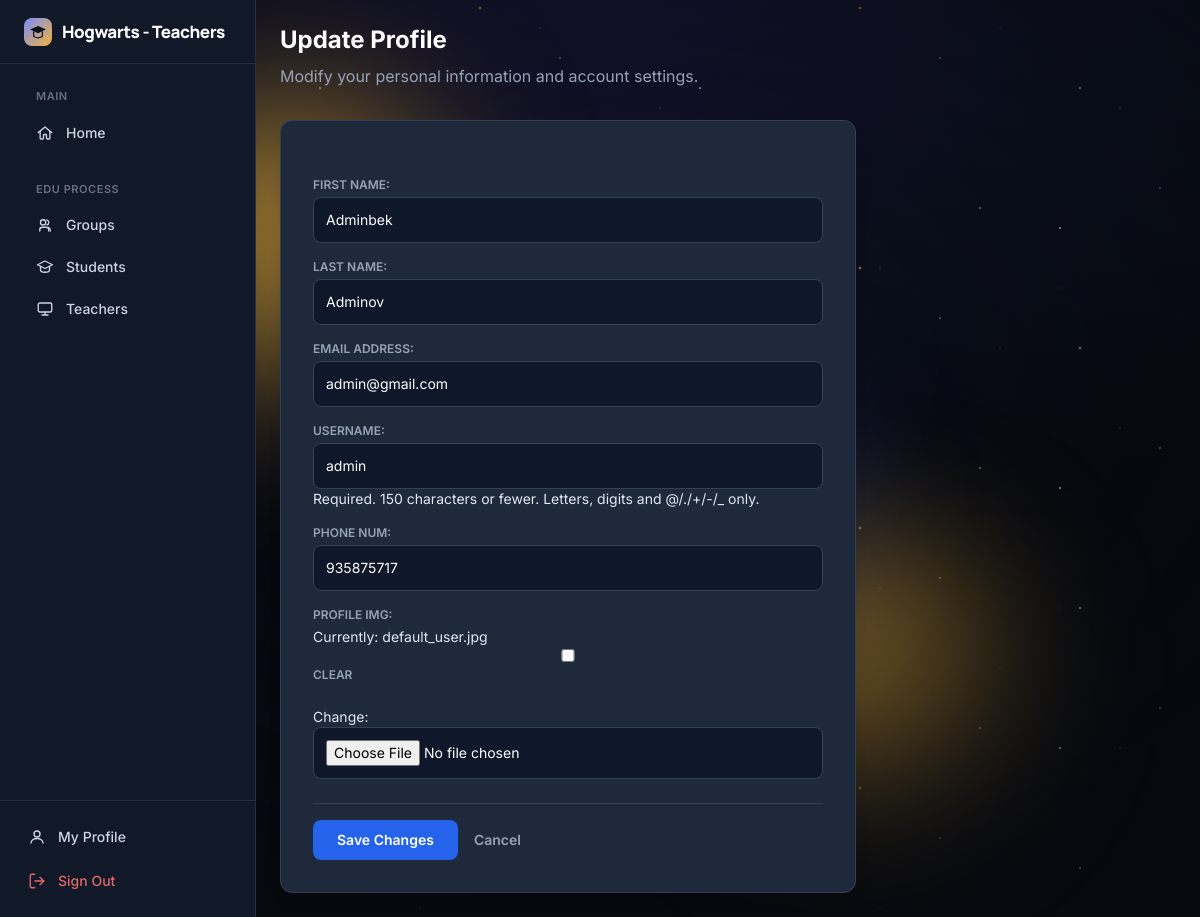
/update-me (signed in), run on an earlier commit of the app's database.
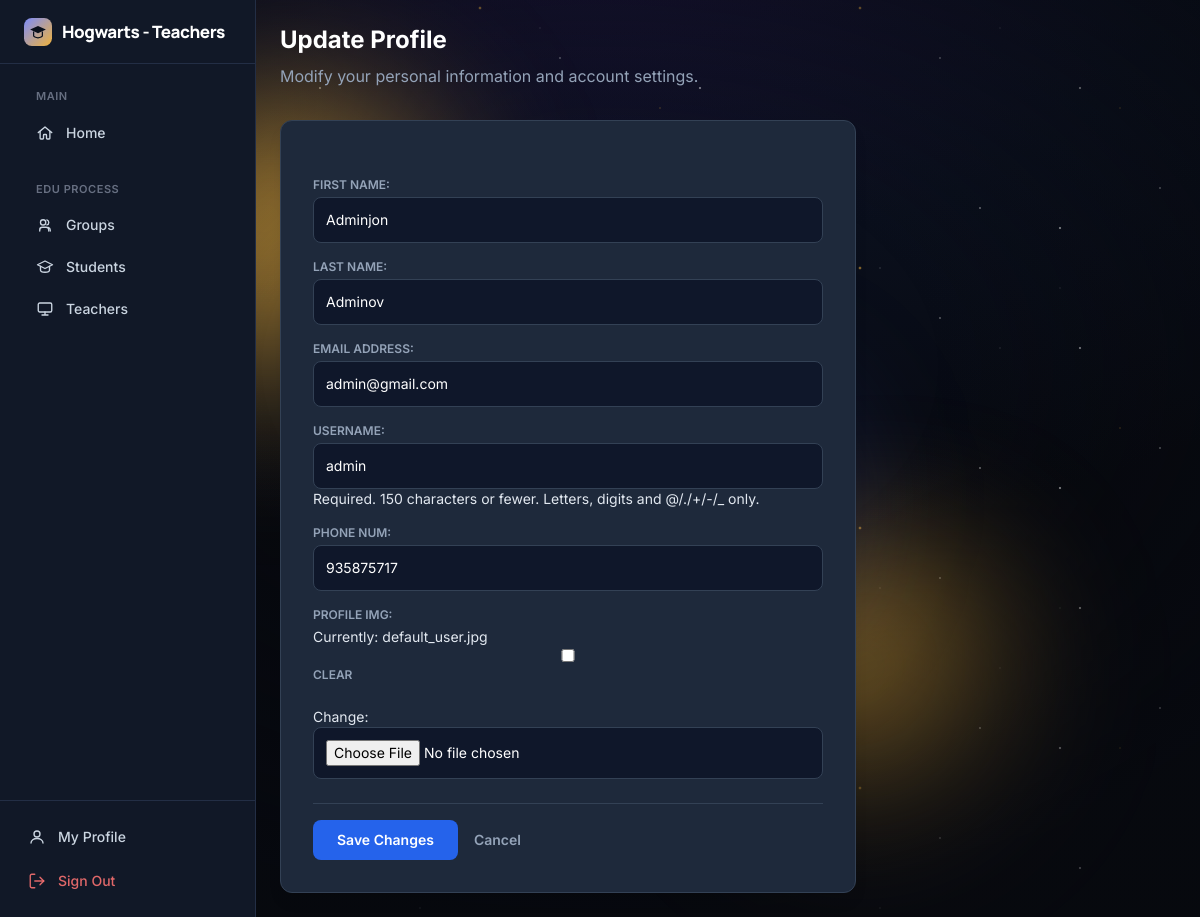
And on a later commit of the database.
### home/models.py (models this page shows)
class CustomUser(AbstractUser):
    ROLE_CHOICES = (
        ('MANAGER', 'Manager'),
        ('TEACHER', 'Teacher'),
        ('STUDENT', 'Student'),
    )
    role = models.CharField(max_length=10, choices=ROLE_CHOICES, default='STUDENT')
    phone_num = models.CharField(max_length=12, blank=True, null=True)
    profile_img = models.ImageField(upload_to='avtrs/', default='default_user.jpg', blank=True)

### home/views.py (the view, shortened to what this page needs)
# urls.py: path('update-me', UpdateMeView.as_view(), name='update-me'),
class UpdateMeView(LoginRequiredMixin, View):
    def get(self, request):
        form = UpdateMeForm(instance=request.user)
        if request.user.role == 'TEACHER':
            template_name = 'tr-base.html'
        elif request.user.role == 'MANAGER':
            template_name = 'tr-base.html'
        else:
            template_name = 'st-base.html'
        return render(request, 'utils/update-me.html', {'form': form, 'template_name': template_name})

### home/forms.py
class UpdateMeForm(forms.ModelForm):
    class Meta:
        model = CustomUser
        fields = ['first_name', 'last_name', 'email', 'username', 'phone_num', 'profile_img']

### templates/utils/update-me.html (shortened to what this page needs)
{% extends template_name %}
{% block content %}
<div class="mb-8">
    <h1 class="text-2xl font-bold text-white mb-2">Update Profile</h1>
    <p class="text-slate-400">Modify your personal information and account settings.</p>
</div>
<div class="max-w-xl">
    <div class="bg-slate-800 border border-slate-700 rounded-xl p-8 shadow-lg">
        <form method="POST" enctype="multipart/form-data" class="space-y-6">
            <div class="text-slate-200 text-sm space-y-4 [&>p>label]:block [&>p>label]:text-xs [&>p>label]:text-slate-400 [&>p>label]:uppercase [&>p>label]:font-semibold [&>p>label]:mb-1 [&>p>input]:w-full [&>p>input]:bg-slate-900 [&>p>input]:border [&>p>input]:border-slate-700 [&>p>input]:rounded-lg [&>p>input]:p-3 [&>p>input]:text-white">
                {{ form.as_p }}
            </div>
            <div class="flex items-center gap-4 pt-4 border-t border-slate-700">
                <button type="submit" class="bg-blue-600 hover:bg-blue-500 text-white px-6 py-2.5 rounded-lg text-sm font-semibold transition-all">
                    Save Changes
                </button>
                <a href="{% url 'my-profile' %}" class="text-slate-400 hover:text-white text-sm font-semibold transition">
                    Cancel
                </a>
            </div>
        </form>
    </div>
</div>
{% endblock %}

What changed in the data, as far as the page shows it:
changed CustomUser "Adminov": first_name "Adminbek" → "Adminjon"
